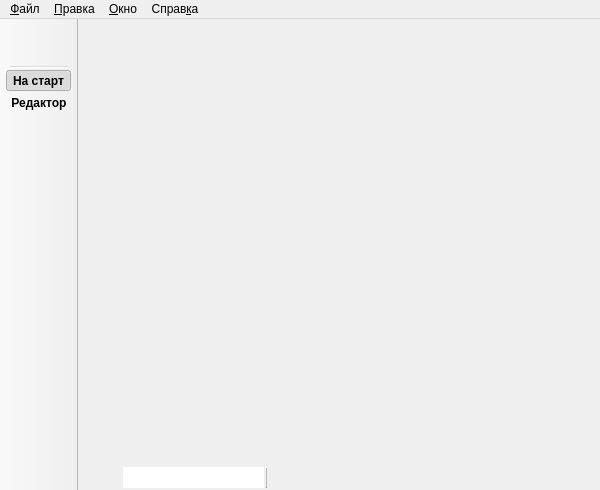
<?xml version="1.0" encoding="UTF-8"?>
<ui version="4.0">
 <class>MainUI</class>
 <widget class="QMainWindow" name="MainUI">
  <property name="geometry">
   <rect>
    <x>0</x>
    <y>0</y>
    <width>600</width>
    <height>490</height>
   </rect>
  </property>
  <property name="contextMenuPolicy">
   <enum>Qt::CustomContextMenu</enum>
  </property>
  <property name="windowTitle">
   <string>Editor XML document</string>
  </property>
  <property name="windowIcon">
   <iconset resource="images.qrc">
    <normaloff>:/icons/apptree.png</normaloff>:/icons/apptree.png</iconset>
  </property>
  <property name="animated">
   <bool>true</bool>
  </property>
  <property name="documentMode">
   <bool>false</bool>
  </property>
  <property name="dockOptions">
   <set>QMainWindow::AllowTabbedDocks|QMainWindow::AnimatedDocks</set>
  </property>
  <property name="unifiedTitleAndToolBarOnMac">
   <bool>false</bool>
  </property>
  <widget class="QWidget" name="centralWidget">
   <layout class="QVBoxLayout" name="verticalLayout_2">
    <property name="spacing">
     <number>2</number>
    </property>
    <property name="leftMargin">
     <number>0</number>
    </property>
    <property name="topMargin">
     <number>0</number>
    </property>
    <property name="rightMargin">
     <number>0</number>
    </property>
    <property name="bottomMargin">
     <number>2</number>
    </property>
    <item>
     <widget class="QStackedWidget" name="m_stackedWidget">
      <property name="midLineWidth">
       <number>1</number>
      </property>
      <property name="currentIndex">
       <number>1</number>
      </property>
      <widget class="QWidget" name="m_pageStart">
       <layout class="QGridLayout" name="gridLayout">
        <item row="0" column="1">
         <spacer name="verticalSpacer_2">
          <property name="orientation">
           <enum>Qt::Vertical</enum>
          </property>
          <property name="sizeType">
           <enum>QSizePolicy::Preferred</enum>
          </property>
          <property name="sizeHint" stdset="0">
           <size>
            <width>20</width>
            <height>60</height>
           </size>
          </property>
         </spacer>
        </item>
        <item row="1" column="1">
         <widget class="QWidget" name="m_widgetActionFile" native="true">
          <property name="minimumSize">
           <size>
            <width>146</width>
            <height>121</height>
           </size>
          </property>
          <property name="maximumSize">
           <size>
            <width>16777215</width>
            <height>121</height>
           </size>
          </property>
          <layout class="QVBoxLayout" name="verticalLayout">
           <property name="spacing">
            <number>12</number>
           </property>
           <property name="leftMargin">
            <number>1</number>
           </property>
           <property name="topMargin">
            <number>1</number>
           </property>
           <property name="rightMargin">
            <number>1</number>
           </property>
           <property name="bottomMargin">
            <number>1</number>
           </property>
           <item alignment="Qt::AlignLeft">
            <widget class="QPushButton" name="m_pBOpenFile">
             <property name="font">
              <font>
               <pointsize>14</pointsize>
              </font>
             </property>
             <property name="text">
              <string>Open file</string>
             </property>
             <property name="icon">
              <iconset resource="images.qrc">
               <normaloff>:/icons/open.png</normaloff>:/icons/open.png</iconset>
             </property>
             <property name="iconSize">
              <size>
               <width>18</width>
               <height>18</height>
              </size>
             </property>
             <property name="flat">
              <bool>true</bool>
             </property>
            </widget>
           </item>
           <item alignment="Qt::AlignLeft">
            <widget class="QPushButton" name="m_pBNewFile">
             <property name="font">
              <font>
               <pointsize>14</pointsize>
              </font>
             </property>
             <property name="text">
              <string>New file</string>
             </property>
             <property name="icon">
              <iconset resource="images.qrc">
               <normaloff>:/icons/new.png</normaloff>:/icons/new.png</iconset>
             </property>
             <property name="iconSize">
              <size>
               <width>18</width>
               <height>18</height>
              </size>
             </property>
             <property name="flat">
              <bool>true</bool>
             </property>
            </widget>
           </item>
           <item alignment="Qt::AlignLeft">
            <widget class="QPushButton" name="m_pBLastSession">
             <property name="font">
              <font>
               <pointsize>14</pointsize>
              </font>
             </property>
             <property name="text">
              <string>Last session</string>
             </property>
             <property name="icon">
              <iconset resource="images.qrc">
               <normaloff>:/icons/last_session.png</normaloff>:/icons/last_session.png</iconset>
             </property>
             <property name="iconSize">
              <size>
               <width>18</width>
               <height>18</height>
              </size>
             </property>
             <property name="flat">
              <bool>true</bool>
             </property>
            </widget>
           </item>
          </layout>
         </widget>
        </item>
        <item row="2" column="0">
         <spacer name="horizontalSpacer">
          <property name="orientation">
           <enum>Qt::Horizontal</enum>
          </property>
          <property name="sizeHint" stdset="0">
           <size>
            <width>182</width>
            <height>20</height>
           </size>
          </property>
         </spacer>
        </item>
        <item row="2" column="1">
         <spacer name="verticalSpacer">
          <property name="orientation">
           <enum>Qt::Vertical</enum>
          </property>
          <property name="sizeType">
           <enum>QSizePolicy::Preferred</enum>
          </property>
          <property name="sizeHint" stdset="0">
           <size>
            <width>20</width>
            <height>228</height>
           </size>
          </property>
         </spacer>
        </item>
        <item row="2" column="2">
         <spacer name="horizontalSpacer_2">
          <property name="orientation">
           <enum>Qt::Horizontal</enum>
          </property>
          <property name="sizeHint" stdset="0">
           <size>
            <width>156</width>
            <height>20</height>
           </size>
          </property>
         </spacer>
        </item>
       </layout>
      </widget>
      <widget class="QWidget" name="m_pageEdit"/>
     </widget>
    </item>
    <item>
     <widget class="QWidget" name="m_widgetBottom" native="true">
      <property name="minimumSize">
       <size>
        <width>0</width>
        <height>21</height>
       </size>
      </property>
      <property name="maximumSize">
       <size>
        <width>16777215</width>
        <height>21</height>
       </size>
      </property>
      <layout class="QHBoxLayout" name="horizontalLayout_4">
       <property name="spacing">
        <number>0</number>
       </property>
       <property name="leftMargin">
        <number>0</number>
       </property>
       <property name="topMargin">
        <number>0</number>
       </property>
       <property name="rightMargin">
        <number>0</number>
       </property>
       <property name="bottomMargin">
        <number>0</number>
       </property>
       <item>
        <layout class="QHBoxLayout" name="horizontalLayout_3">
         <property name="spacing">
          <number>2</number>
         </property>
         <item>
          <widget class="QPushButton" name="m_pBIconPanel">
           <property name="minimumSize">
            <size>
             <width>21</width>
             <height>21</height>
            </size>
           </property>
           <property name="maximumSize">
            <size>
             <width>21</width>
             <height>21</height>
            </size>
           </property>
           <property name="toolTip">
            <string>Боковая панель</string>
           </property>
           <property name="text">
            <string/>
           </property>
           <property name="icon">
            <iconset resource="images.qrc">
             <normaloff>:/icons/unvisibility.png</normaloff>:/icons/unvisibility.png</iconset>
           </property>
           <property name="iconSize">
            <size>
             <width>18</width>
             <height>18</height>
            </size>
           </property>
           <property name="checkable">
            <bool>true</bool>
           </property>
           <property name="autoDefault">
            <bool>false</bool>
           </property>
           <property name="default">
            <bool>false</bool>
           </property>
           <property name="flat">
            <bool>true</bool>
           </property>
          </widget>
         </item>
         <item>
          <layout class="QHBoxLayout" name="horizontalLayout_2">
           <property name="spacing">
            <number>1</number>
           </property>
           <property name="sizeConstraint">
            <enum>QLayout::SetMaximumSize</enum>
           </property>
           <item>
            <widget class="QPushButton" name="m_pBIconFind">
             <property name="sizePolicy">
              <sizepolicy hsizetype="Fixed" vsizetype="Fixed">
               <horstretch>0</horstretch>
               <verstretch>0</verstretch>
              </sizepolicy>
             </property>
             <property name="minimumSize">
              <size>
               <width>21</width>
               <height>21</height>
              </size>
             </property>
             <property name="maximumSize">
              <size>
               <width>21</width>
               <height>21</height>
              </size>
             </property>
             <property name="toolTip">
              <string>Поиск в файле</string>
             </property>
             <property name="text">
              <string/>
             </property>
             <property name="icon">
              <iconset resource="images.qrc">
               <normaloff>:/icons/magnifier.png</normaloff>:/icons/magnifier.png</iconset>
             </property>
             <property name="iconSize">
              <size>
               <width>16</width>
               <height>16</height>
              </size>
             </property>
             <property name="autoDefault">
              <bool>false</bool>
             </property>
             <property name="default">
              <bool>false</bool>
             </property>
             <property name="flat">
              <bool>true</bool>
             </property>
            </widget>
           </item>
           <item>
            <widget class="QLineEdit" name="m_lEFind">
             <property name="sizePolicy">
              <sizepolicy hsizetype="Fixed" vsizetype="Fixed">
               <horstretch>0</horstretch>
               <verstretch>0</verstretch>
              </sizepolicy>
             </property>
             <property name="minimumSize">
              <size>
               <width>141</width>
               <height>0</height>
              </size>
             </property>
             <property name="maximumSize">
              <size>
               <width>154</width>
               <height>22</height>
              </size>
             </property>
             <property name="font">
              <font>
               <pointsize>12</pointsize>
              </font>
             </property>
             <property name="autoFillBackground">
              <bool>false</bool>
             </property>
             <property name="inputMask">
              <string/>
             </property>
             <property name="text">
              <string/>
             </property>
             <property name="frame">
              <bool>false</bool>
             </property>
             <property name="cursorMoveStyle">
              <enum>Qt::LogicalMoveStyle</enum>
             </property>
             <property name="clearButtonEnabled">
              <bool>true</bool>
             </property>
            </widget>
           </item>
          </layout>
         </item>
         <item alignment="Qt::AlignHCenter">
          <widget class="Line" name="line">
           <property name="enabled">
            <bool>true</bool>
           </property>
           <property name="maximumSize">
            <size>
             <width>1</width>
             <height>21</height>
            </size>
           </property>
           <property name="frameShadow">
            <enum>QFrame::Raised</enum>
           </property>
           <property name="midLineWidth">
            <number>1</number>
           </property>
           <property name="orientation">
            <enum>Qt::Vertical</enum>
           </property>
          </widget>
         </item>
         <item>
          <spacer name="horizontalSpacer_3">
           <property name="orientation">
            <enum>Qt::Horizontal</enum>
           </property>
           <property name="sizeHint" stdset="0">
            <size>
             <width>40</width>
             <height>20</height>
            </size>
           </property>
          </spacer>
         </item>
        </layout>
       </item>
      </layout>
     </widget>
    </item>
   </layout>
  </widget>
  <widget class="QMenuBar" name="m_menuBar">
   <property name="geometry">
    <rect>
     <x>0</x>
     <y>0</y>
     <width>600</width>
     <height>20</height>
    </rect>
   </property>
   <property name="contextMenuPolicy">
    <enum>Qt::DefaultContextMenu</enum>
   </property>
   <property name="defaultUp">
    <bool>false</bool>
   </property>
   <property name="nativeMenuBar">
    <bool>true</bool>
   </property>
   <widget class="QMenu" name="m_menu_1">
    <property name="title">
     <string>&amp;Файл</string>
    </property>
    <addaction name="m_actionStart"/>
   </widget>
   <widget class="QMenu" name="m_menu_3">
    <property name="title">
     <string>&amp;Правка</string>
    </property>
   </widget>
   <widget class="QMenu" name="m_menu_4">
    <property name="title">
     <string>Справ&amp;ка</string>
    </property>
    <addaction name="action"/>
    <addaction name="action_Qt_Creator"/>
   </widget>
   <widget class="QMenu" name="m_menu_2">
    <property name="title">
     <string>&amp;Окно</string>
    </property>
    <addaction name="m_actionEditor"/>
   </widget>
   <addaction name="m_menu_1"/>
   <addaction name="m_menu_3"/>
   <addaction name="m_menu_2"/>
   <addaction name="m_menu_4"/>
  </widget>
  <widget class="QToolBar" name="m_toolBar">
   <property name="enabled">
    <bool>true</bool>
   </property>
   <property name="windowTitle">
    <string>toolBar</string>
   </property>
   <property name="movable">
    <bool>false</bool>
   </property>
   <property name="iconSize">
    <size>
     <width>32</width>
     <height>32</height>
    </size>
   </property>
   <property name="toolButtonStyle">
    <enum>Qt::ToolButtonTextUnderIcon</enum>
   </property>
   <property name="floatable">
    <bool>false</bool>
   </property>
   <attribute name="toolBarArea">
    <enum>LeftToolBarArea</enum>
   </attribute>
   <attribute name="toolBarBreak">
    <bool>false</bool>
   </attribute>
   <addaction name="m_emty"/>
   <addaction name="separator"/>
   <addaction name="m_actionStart"/>
   <addaction name="m_actionEditor"/>
  </widget>
  <action name="m_actionStart">
   <property name="checkable">
    <bool>true</bool>
   </property>
   <property name="checked">
    <bool>true</bool>
   </property>
   <property name="icon">
    <iconset resource="images.qrc">
     <normaloff>:/icons/start_page_1.png</normaloff>:/icons/start_page_1.png</iconset>
   </property>
   <property name="text">
    <string>На старт</string>
   </property>
   <property name="toolTip">
    <string>Переход на стартовую страницу</string>
   </property>
   <property name="font">
    <font>
     <weight>75</weight>
     <bold>true</bold>
    </font>
   </property>
   <property name="shortcut">
    <string>Ctrl+1</string>
   </property>
  </action>
  <action name="m_actionEditor">
   <property name="checkable">
    <bool>true</bool>
   </property>
   <property name="icon">
    <iconset resource="images.qrc">
     <normaloff>:/icons/editor.png</normaloff>:/icons/editor.png</iconset>
   </property>
   <property name="text">
    <string>Редактор</string>
   </property>
   <property name="toolTip">
    <string>Редактирование файла</string>
   </property>
   <property name="font">
    <font>
     <weight>75</weight>
     <bold>true</bold>
    </font>
   </property>
   <property name="shortcut">
    <string>Ctrl+2</string>
   </property>
   <property name="shortcutContext">
    <enum>Qt::WindowShortcut</enum>
   </property>
   <property name="menuRole">
    <enum>QAction::TextHeuristicRole</enum>
   </property>
   <property name="shortcutVisibleInContextMenu">
    <bool>false</bool>
   </property>
  </action>
  <action name="action">
   <property name="text">
    <string>О программе</string>
   </property>
  </action>
  <action name="action_Qt_Creator">
   <property name="text">
    <string>О Qt Creator</string>
   </property>
  </action>
  <action name="m_emty">
   <property name="enabled">
    <bool>false</bool>
   </property>
   <property name="text">
    <string> </string>
   </property>
  </action>
 </widget>
 <layoutdefault spacing="6" margin="11"/>
 <resources>
  <include location="images.qrc"/>
 </resources>
 <connections/>
</ui>
